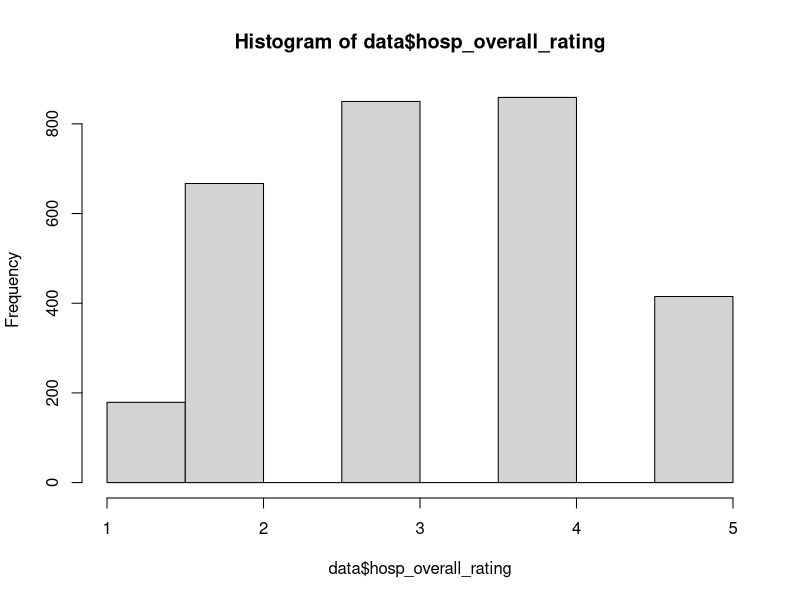

The R script that drew this image:
## ---- chunk 1
knitr::opts_chunk$set(echo = TRUE)
## ---- chunk 2

#Install packages/libraries

library(dplyr)
library(ggplot2)

## ---- chunk 3

#Load in csv data for project

data <- read.csv('SDOH_Quality.csv')

str(data)

## ---- chunk 4
#Filter to only acute care and critical access facilities

data <- data %>% filter(hospital_type == 'Acute Care Hospitals' |  hospital_type == 'Critical Access Hospitals') 

(count_cah_acutre <- nrow(data))

## ---- chunk 5

# Drop facilities where zip code census demographic data is not available

data <- data %>% filter(median_age != "#N/A") 

(count_cah_acutre_zipNA <- nrow(data))


## ---- chunk 6

#Switch to numeric variables fo censuse/SDOH measures

data$median_age <- as.integer(data$median_age)
data$per_white_non_hisp <- as.integer(data$per_white_non_hisp)
data$med_inc_15plus_12mo <- as.integer(data$med_inc_15plus_12mo)
data$per_below_poverty <- as.integer(data$per_below_poverty)
data$per_college_grad_deg_25_plus <- as.integer(data$per_college_grad_deg_25_plus)
          
#Switch to numeric variables for quality measures
data$COMP_HIP_KNEE <- as.integer(data$COMP_HIP_KNEE)
data$MORT_30_AMI <- as.integer(data$MORT_30_AMI)
data$MORT_30_CABG <- as.integer(data$MORT_30_CABG)
data$MORT_30_COPD <- as.integer(data$MORT_30_COPD)
data$MORT_30_HF <- as.integer(data$MORT_30_HF)
data$MORT_30_PN <- as.integer(data$MORT_30_PN)
data$MORT_30_STK <- as.integer(data$MORT_30_STK)
data$PSI_03 <- as.integer(data$PSI_03)
data$PSI_04 <- as.integer(data$PSI_04)
data$PSI_06 <- as.integer(data$PSI_06)
data$PSI_08 <- as.integer(data$PSI_08)
data$PSI_09 <- as.integer(data$PSI_09)
data$PSI_10 <- as.integer(data$PSI_10)
data$PSI_12 <- as.integer(data$PSI_12)
data$PSI_11 <- as.integer(data$PSI_11)
data$PSI_13 <- as.integer(data$PSI_13)
data$PSI_11 <- as.integer(data$PSI_11)
data$PSI_14 <- as.integer(data$PSI_14)
data$PSI_15 <- as.integer(data$PSI_15)
data$PSI_90 <- as.integer(data$PSI_90)

#check to make sure all are now integers
str(data)

## ---- chunk 7
#Histogram of Overall Hospital Star Rating

hist(data$hosp_overall_rating)


